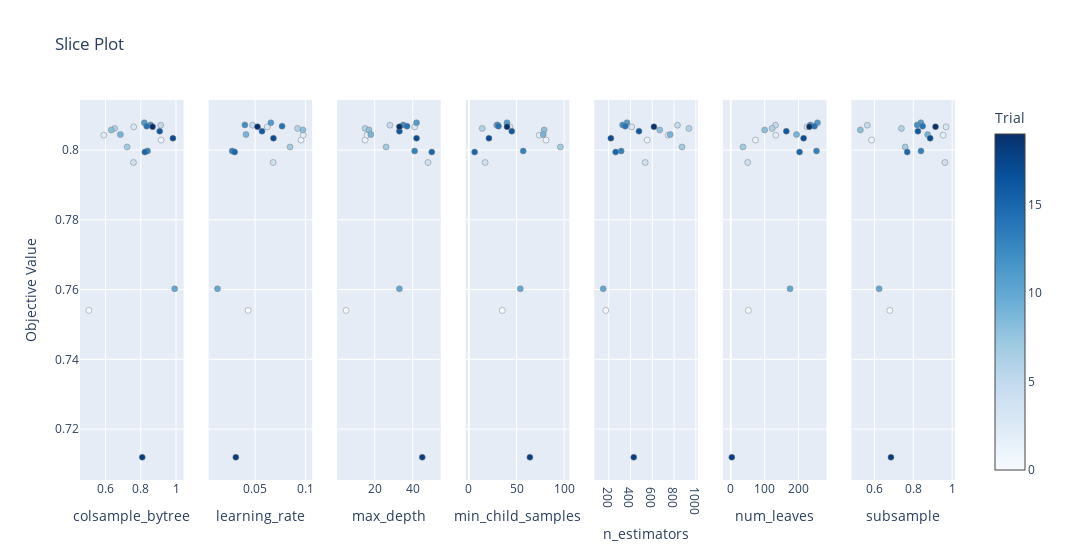

This figure's notebook cell:
### Code cell
optuna.visualization.plot_slice(study)

### Figure 1 — Plotly figure (JSON) as saved in the notebook; plotly's stock layout.template omitted (floating-point values rounded to 4 significant figures)
{"data": [{"marker": {"color": [0, 1, 2, 3, 4, 5, 6, 7, 8, 9, 10, 11, 12, 13, 14, 15, 16, 17, 18, 19], "colorbar": {"title": {"text": "Trial"}, "x": 1, "xpad": 40}, "colorscale": [[0, "rgb(247,251,255)"], [0.125, "rgb(222,235,247)"], [0.25, "rgb(198,219,239)"], [0.375, "rgb(158,202,225)"], [0.5, "rgb(107,174,214)"], [0.625, "rgb(66,146,198)"], [0.75, "rgb(33,113,181)"], [0.875, "rgb(8,81,156)"], [1, "rgb(8,48,107)"]], "line": {"color": "Grey", "width": 0.5}, "showscale": true}, "mode": "markers", "name": "Feasible Trial", "showlegend": false, "type": "scatter", "x": [0.506, 0.9155, 0.5904, 0.7605, 0.7588, 0.9128, 0.6517, 0.7226, 0.6332, 0.6844, 0.9923, 0.82, 0.8562, 0.8385, 0.8338, 0.8234, 0.9075, 0.9825, 0.8085, 0.8674], "xaxis": "x", "y": [0.754, 0.8028, 0.8042, 0.8066, 0.7964, 0.8071, 0.8062, 0.8009, 0.8057, 0.8044, 0.7602, 0.8078, 0.8072, 0.7997, 0.8068, 0.7994, 0.8054, 0.8034, 0.7119, 0.8067], "yaxis": "y"}, {"marker": {"color": [0, 1, 2, 3, 4, 5, 6, 7, 8, 9, 10, 11, 12, 13, 14, 15, 16, 17, 18, 19], "colorbar": {"title": {"text": "Trial"}, "x": 1, "xpad": 40}, "colorscale": [[0, "rgb(247,251,255)"], [0.125, "rgb(222,235,247)"], [0.25, "rgb(198,219,239)"], [0.375, "rgb(158,202,225)"], [0.5, "rgb(107,174,214)"], [0.625, "rgb(66,146,198)"], [0.75, "rgb(33,113,181)"], [0.875, "rgb(8,81,156)"], [1, "rgb(8,48,107)"]], "line": {"color": "Grey", "width": 0.5}, "showscale": false}, "mode": "markers", "name": "Feasible Trial", "showlegend": false, "type": "scatter", "x": [0.04305, 0.09549, 0.09762, 0.06201, 0.06783, 0.04755, 0.09205, 0.08457, 0.09727, 0.04096, 0.01275, 0.06562, 0.03985, 0.02728, 0.07669, 0.02974, 0.05682, 0.06813, 0.03088, 0.05236], "xaxis": "x2", "y": [0.754, 0.8028, 0.8042, 0.8066, 0.7964, 0.8071, 0.8062, 0.8009, 0.8057, 0.8044, 0.7602, 0.8078, 0.8072, 0.7997, 0.8068, 0.7994, 0.8054, 0.8034, 0.7119, 0.8067], "yaxis": "y2"}, {"marker": {"color": [0, 1, 2, 3, 4, 5, 6, 7, 8, 9, 10, 11, 12, 13, 14, 15, 16, 17, 18, 19], "colorbar": {"title": {"text": "Trial"}, "x": 1, "xpad": 40}, "colorscale": [[0, "rgb(247,251,255)"], [0.125, "rgb(222,235,247)"], [0.25, "rgb(198,219,239)"], [0.375, "rgb(158,202,225)"], [0.5, "rgb(107,174,214)"], [0.625, "rgb(66,146,198)"], [0.75, "rgb(33,113,181)"], [0.875, "rgb(8,81,156)"], [1, "rgb(8,48,107)"]], "line": {"color": "Grey", "width": 0.5}, "showscale": false}, "mode": "markers", "name": "Feasible Trial", "showlegend": false, "type": "scatter", "x": [5, 15, 16, 41, 48, 28, 15, 26, 17, 18, 33, 42, 35, 41, 37, 50, 33, 42, 45, 33], "xaxis": "x3", "y": [0.754, 0.8028, 0.8042, 0.8066, 0.7964, 0.8071, 0.8062, 0.8009, 0.8057, 0.8044, 0.7602, 0.8078, 0.8072, 0.7997, 0.8068, 0.7994, 0.8054, 0.8034, 0.7119, 0.8067], "yaxis": "y3"}, {"marker": {"color": [0, 1, 2, 3, 4, 5, 6, 7, 8, 9, 10, 11, 12, 13, 14, 15, 16, 17, 18, 19], "colorbar": {"title": {"text": "Trial"}, "x": 1, "xpad": 40}, "colorscale": [[0, "rgb(247,251,255)"], [0.125, "rgb(222,235,247)"], [0.25, "rgb(198,219,239)"], [0.375, "rgb(158,202,225)"], [0.5, "rgb(107,174,214)"], [0.625, "rgb(66,146,198)"], [0.75, "rgb(33,113,181)"], [0.875, "rgb(8,81,156)"], [1, "rgb(8,48,107)"]], "line": {"color": "Grey", "width": 0.5}, "showscale": false}, "mode": "markers", "name": "Feasible Trial", "showlegend": false, "type": "scatter", "x": [35, 81, 74, 43, 17, 29, 14, 96, 79, 78, 54, 40, 30, 57, 31, 6, 45, 21, 64, 40], "xaxis": "x4", "y": [0.754, 0.8028, 0.8042, 0.8066, 0.7964, 0.8071, 0.8062, 0.8009, 0.8057, 0.8044, 0.7602, 0.8078, 0.8072, 0.7997, 0.8068, 0.7994, 0.8054, 0.8034, 0.7119, 0.8067], "yaxis": "y4"}, {"marker": {"color": [0, 1, 2, 3, 4, 5, 6, 7, 8, 9, 10, 11, 12, 13, 14, 15, 16, 17, 18, 19], "colorbar": {"title": {"text": "Trial"}, "x": 1, "xpad": 40}, "colorscale": [[0, "rgb(247,251,255)"], [0.125, "rgb(222,235,247)"], [0.25, "rgb(198,219,239)"], [0.375, "rgb(158,202,225)"], [0.5, "rgb(107,174,214)"], [0.625, "rgb(66,146,198)"], [0.75, "rgb(33,113,181)"], [0.875, "rgb(8,81,156)"], [1, "rgb(8,48,107)"]], "line": {"color": "Grey", "width": 0.5}, "showscale": false}, "mode": "markers", "name": "Feasible Trial", "showlegend": false, "type": "scatter", "x": [174, 553, 745, 411, 535, 831, 936, 873, 668, 764, 150, 368, 328, 315, 352, 264, 478, 220, 430, 615], "xaxis": "x5", "y": [0.754, 0.8028, 0.8042, 0.8066, 0.7964, 0.8071, 0.8062, 0.8009, 0.8057, 0.8044, 0.7602, 0.8078, 0.8072, 0.7997, 0.8068, 0.7994, 0.8054, 0.8034, 0.7119, 0.8067], "yaxis": "y5"}, {"marker": {"color": [0, 1, 2, 3, 4, 5, 6, 7, 8, 9, 10, 11, 12, 13, 14, 15, 16, 17, 18, 19], "colorbar": {"title": {"text": "Trial"}, "x": 1, "xpad": 40}, "colorscale": [[0, "rgb(247,251,255)"], [0.125, "rgb(222,235,247)"], [0.25, "rgb(198,219,239)"], [0.375, "rgb(158,202,225)"], [0.5, "rgb(107,174,214)"], [0.625, "rgb(66,146,198)"], [0.75, "rgb(33,113,181)"], [0.875, "rgb(8,81,156)"], [1, "rgb(8,48,107)"]], "line": {"color": "Grey", "width": 0.5}, "showscale": false}, "mode": "markers", "name": "Feasible Trial", "showlegend": false, "type": "scatter", "x": [52, 73, 133, 225, 50, 132, 122, 36, 100, 194, 175, 256, 235, 253, 247, 203, 164, 215, 3, 232], "xaxis": "x6", "y": [0.754, 0.8028, 0.8042, 0.8066, 0.7964, 0.8071, 0.8062, 0.8009, 0.8057, 0.8044, 0.7602, 0.8078, 0.8072, 0.7997, 0.8068, 0.7994, 0.8054, 0.8034, 0.7119, 0.8067], "yaxis": "y6"}, {"marker": {"color": [0, 1, 2, 3, 4, 5, 6, 7, 8, 9, 10, 11, 12, 13, 14, 15, 16, 17, 18, 19], "colorbar": {"title": {"text": "Trial"}, "x": 1, "xpad": 40}, "colorscale": [[0, "rgb(247,251,255)"], [0.125, "rgb(222,235,247)"], [0.25, "rgb(198,219,239)"], [0.375, "rgb(158,202,225)"], [0.5, "rgb(107,174,214)"], [0.625, "rgb(66,146,198)"], [0.75, "rgb(33,113,181)"], [0.875, "rgb(8,81,156)"], [1, "rgb(8,48,107)"]], "line": {"color": "Grey", "width": 0.5}, "showscale": false}, "mode": "markers", "name": "Feasible Trial", "showlegend": false, "type": "scatter", "x": [0.6792, 0.5852, 0.9534, 0.9685, 0.9625, 0.5633, 0.7387, 0.7582, 0.5273, 0.8736, 0.624, 0.839, 0.8201, 0.8393, 0.848, 0.7686, 0.8236, 0.8866, 0.6849, 0.9142], "xaxis": "x7", "y": [0.754, 0.8028, 0.8042, 0.8066, 0.7964, 0.8071, 0.8062, 0.8009, 0.8057, 0.8044, 0.7602, 0.8078, 0.8072, 0.7997, 0.8068, 0.7994, 0.8054, 0.8034, 0.7119, 0.8067], "yaxis": "y7"}], "layout": {"title": {"text": "Slice Plot"}, "width": 2100, "xaxis": {"anchor": "y", "domain": [0, 0.1184], "title": {"text": "colsample_bytree"}}, "xaxis2": {"anchor": "y2", "domain": [0.1469, 0.2653], "title": {"text": "learning_rate"}}, "xaxis3": {"anchor": "y3", "domain": [0.2939, 0.4122], "title": {"text": "max_depth"}}, "xaxis4": {"anchor": "y4", "domain": [0.4408, 0.5592], "title": {"text": "min_child_samples"}}, "xaxis5": {"anchor": "y5", "domain": [0.5878, 0.7061], "title": {"text": "n_estimators"}}, "xaxis6": {"anchor": "y6", "domain": [0.7347, 0.8531], "title": {"text": "num_leaves"}}, "xaxis7": {"anchor": "y7", "domain": [0.8816, 1.0], "title": {"text": "subsample"}}, "yaxis": {"anchor": "x", "domain": [0, 1], "title": {"text": "Objective Value"}}, "yaxis2": {"anchor": "x2", "domain": [0, 1], "matches": "y", "showticklabels": false}, "yaxis3": {"anchor": "x3", "domain": [0, 1], "matches": "y", "showticklabels": false}, "yaxis4": {"anchor": "x4", "domain": [0, 1], "matches": "y", "showticklabels": false}, "yaxis5": {"anchor": "x5", "domain": [0, 1], "matches": "y", "showticklabels": false}, "yaxis6": {"anchor": "x6", "domain": [0, 1], "matches": "y", "showticklabels": false}, "yaxis7": {"anchor": "x7", "domain": [0, 1], "matches": "y", "showticklabels": false}}}
